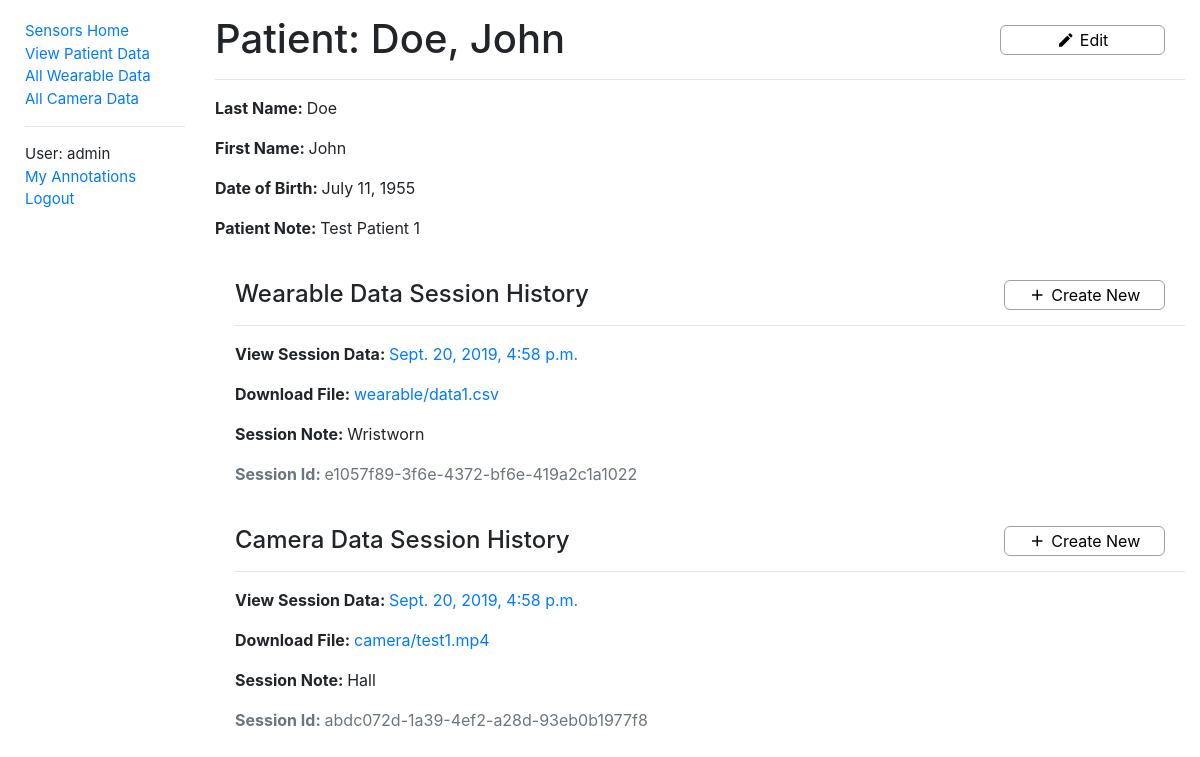
Before: /sensors/patientdata/1 (signed in) with the older database file.
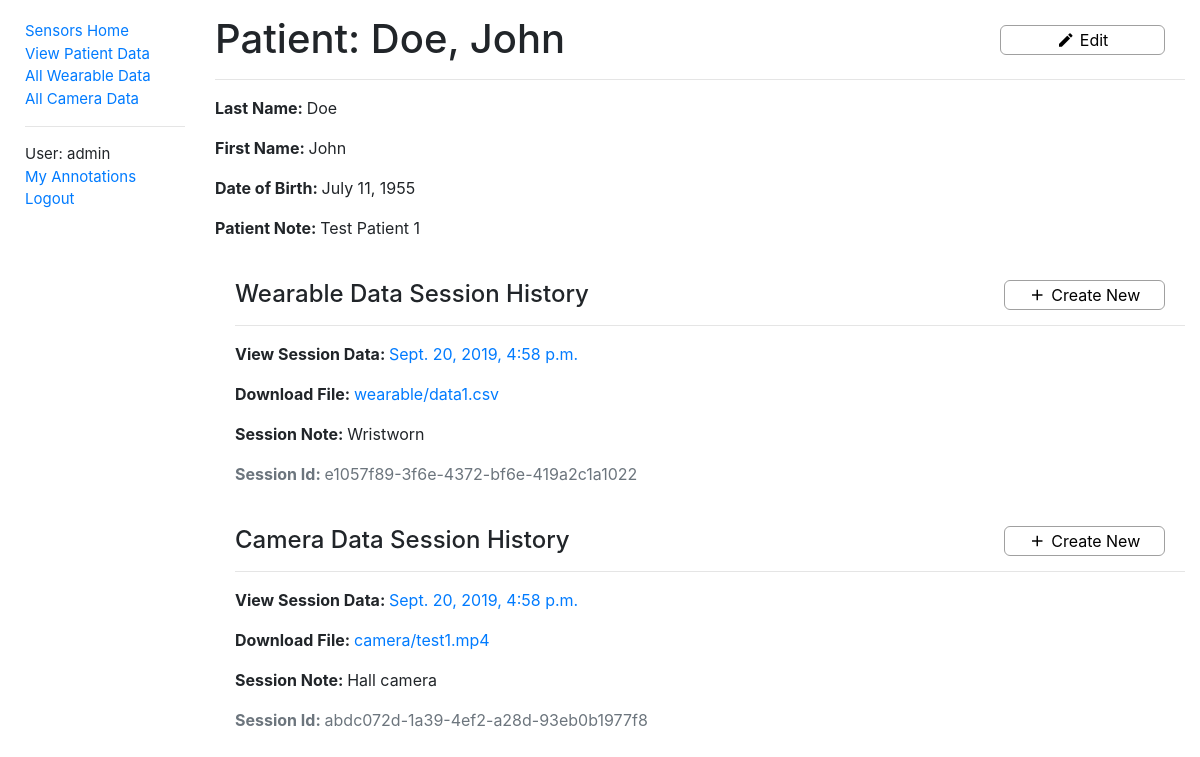
After: the same page with the newer database file.
### sensors/models.py (models this page shows, shortened)
class CameraData(models.Model):
    id = models.UUIDField(primary_key=True, default=uuid.uuid4, help_text='Unique ID for this wearable data')
    patient = models.ForeignKey('PatientData', on_delete=models.CASCADE, null=True, related_name='cameras')
    filename = models.FileField(upload_to='camera/', help_text='Camera video file')
    framerate = models.CharField(
        max_length=9,
        choices=FRAME_RATES,
        default='Film',
        help_text='Video framerate',
    )
    time = models.DateTimeField(help_text='Session date & time')
    note = models.CharField(max_length=500, help_text='Note regarding camera data')
    class Meta:
        ordering = ['patient', '-time']
        permissions = (("can_alter_cameradata", "Can create or edit camera data entries."),)

### sensors/views.py (the view)
# urls.py: re_path(r'^patientdata/(?P<pk>\d+)$', views.PatientDataDetailView.as_view(), name='patientdata-detail'),
class PatientDataDetailView(LoginRequiredMixin, generic.DetailView):
    model = PatientData

### sensors/context_processors.py (called while the page is built)
def extra_context(request):
    return {'media_url': settings.MEDIA_URL}

### sensors/models.py (called while the page is built)
    def __str__(self):
        return f'{self.last_name}, {self.first_name}'

### sensors/templates/sensors/patientdata_detail.html
{% extends "base.html" %}
{% block content %}
  <div class="titleText">
    <h1>Patient: {{ patientdata }}</h1>
    {% if perms.sensors.can_alter_patientdata %}
      <button id="edit" class="titleButton controlButtonXL" data-toggle="tooltip" data-placement="bottom" data-trigger="hover"
              title="Edit Patient Data" onclick='window.location.href="{% url 'edit-patientdata' patientdata.id %}"'>
        <i class="material-icons buttonIconS">create</i>
        <span class="buttonText">Edit</span>
      </button>
    {% endif %}
  </div>
  <hr>
  <p><strong>Last Name: </strong>{{ patientdata.last_name }}</p>
  <p><strong>First Name: </strong>{{ patientdata.first_name }}</p>
  <p><strong>Date of Birth: </strong>{{ patientdata.date_of_birth }}</p>
  <p><strong>Patient Note: </strong>{{ patientdata.notes }}</p>
  <div style="margin-left:20px;margin-top:40px">
    <div class="titleText">
      <h4>Wearable Data Session History</h4>
      {% if perms.sensors.can_alter_wearabledata %}
        <button type='button' class="createNewSessionButton controlButtonXL" data-toggle="tooltip" data-placement="bottom" data-trigger="hover"
                title="Create Wearable Data" onclick='window.location.href="{% url 'create-wearabledata' patientdata.id %}"'>
          <i class="material-icons buttonIconS">add</i>
          <span class="buttonText">Create New</span>
        </button>
      {% endif %}
    </div>
    {% for wearable in patientdata.wearables.all %}
      <hr>
      <p><strong>View Session Data: </strong><a href="{% url 'wearabledata-detail' wearable.id %}">{{ wearable.time }}</a></p>
      <p><strong>Download File: </strong><a href="{{ media_url }}{{ wearable.filename }}">{{ wearable.filename }}</a></p>
      <p><strong>Session Note: </strong>{{wearable.note}}</p>
      <p class='text-muted'><strong>Session Id: </strong>{{wearable.id}}</p>
    {% empty %}
      <hr>
      <p><em>No data.</em></p>
    {% endfor %}
  </div>
  <div style="margin-left:20px;margin-top:40px">
    <div class="titleText">
      <h4>Camera Data Session History</h4>
      {% if perms.sensors.can_alter_cameradata %}
        <button type='button' class="createNewSessionButton controlButtonXL" data-toggle="tooltip" data-placement="bottom" data-trigger="hover"
                title="Create Camera Data" onclick='window.location.href="{% url 'create-cameradata' patientdata.id %}"'>
          <i class="material-icons buttonIconS">add</i>
          <span class="buttonText">Create New</span>
        </button>
      {% endif %}
    </div>
    {% for camera in patientdata.cameras.all %}
      <hr>
      <p><strong>View Session Data: </strong><a href="{% url 'cameradata-detail' camera.id %}">{{ camera.time }}</a></p>
      <p><strong>Download File: </strong><a href="{{ media_url }}{{ camera.filename }}">{{ camera.filename }}</a></p>
      <p><strong>Session Note: </strong>{{camera.note}}</p>
      <p class='text-muted'><strong>Session Id: </strong>{{camera.id}}</p>
    {% empty %}
      <hr>
      <p><em>No data.</em></p>
    {% endfor %}
  </div>
{% endblock %}

Changed rows visible on the page:
changed CameraData "camera/test1.mp4": note "Hall" → "Hall camera"
